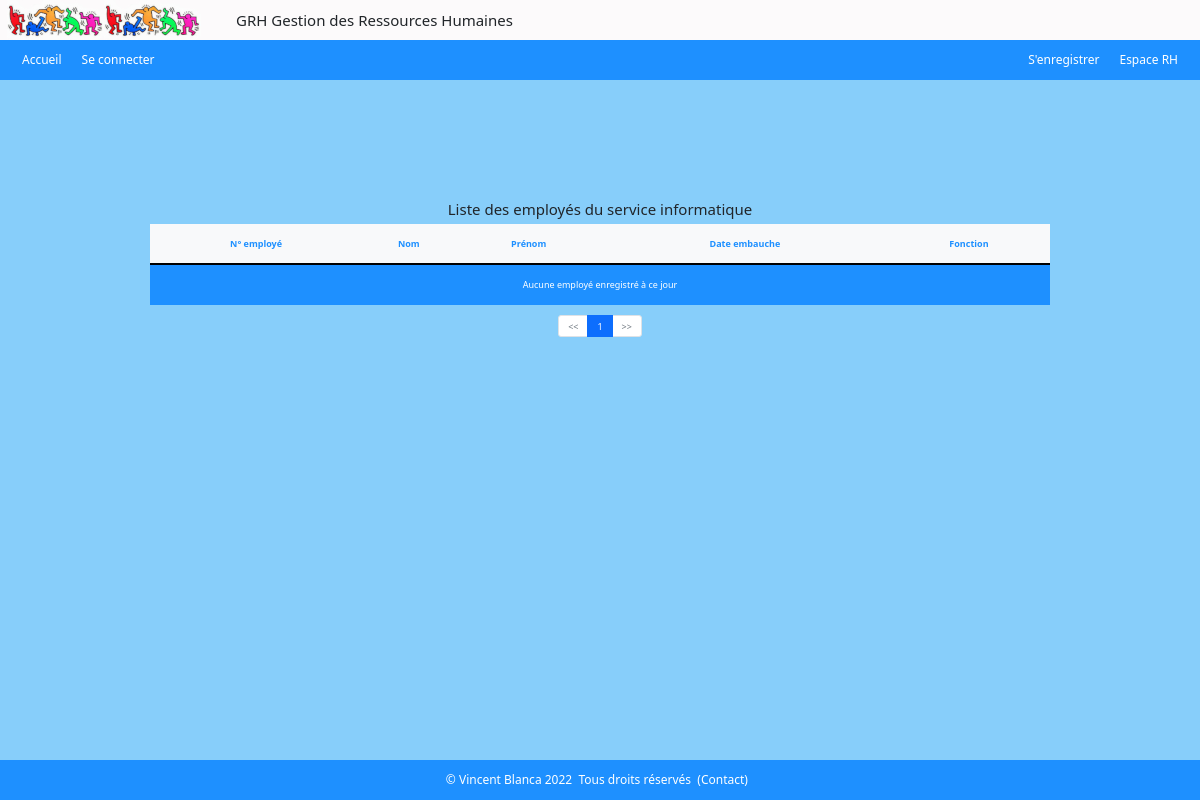
The app's page /index.php?action=listeEmployesInfo (signed in), older data.
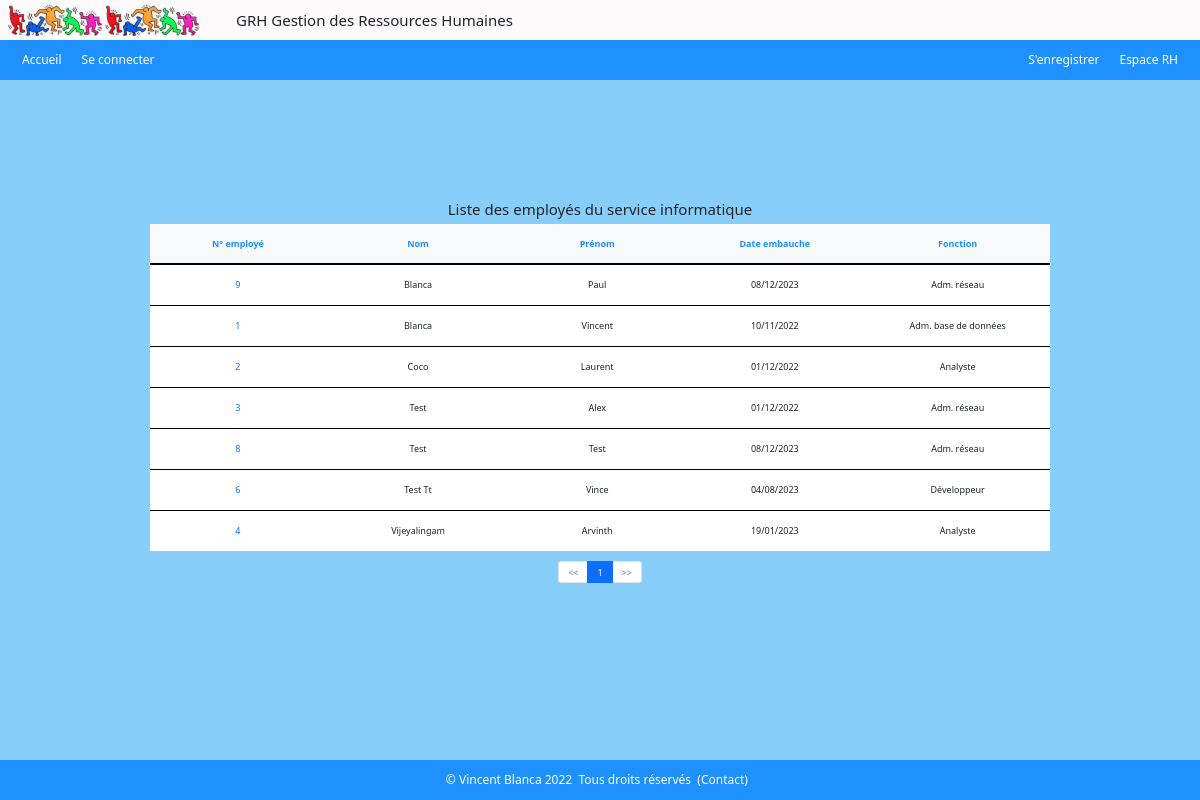
The same page, newer data.
### tables this page shows
CREATE TABLE IF NOT EXISTS `employe` (
  `empid` int UNSIGNED NOT NULL AUTO_INCREMENT,
  `nom` varchar(50) NOT NULL,
  `prenom` varchar(50) NOT NULL,
  `email` varchar(100) NOT NULL,
  `ident` varchar(50) NOT NULL,
  `mdpass` varchar(50) NOT NULL,
  `dateEmbauche` date NOT NULL,
  `horid` int NOT NULL,
  `servid` int NOT NULL,
  `fonctid` int NOT NULL,
  PRIMARY KEY (`empid`),
  UNIQUE KEY `email` (`email`),
  UNIQUE KEY `ident` (`ident`),
  KEY `horid` (`horid`),
  KEY `servid` (`servid`),
  KEY `fonctid` (`fonctid`)
);

CREATE TABLE IF NOT EXISTS `fonction` (
  `fonctid` int NOT NULL AUTO_INCREMENT,
  `libelle` varchar(50) NOT NULL,
  `servid` int NOT NULL,
  PRIMARY KEY (`fonctid`),
  KEY `servid` (`servid`)
);

### admin/admin_controlers/controlerAdmin_liste_employes_info.php (called while the page is built, shortened)
<?php
require ('./admin/admin_models/modelAdmin_liste_employes_info.php');
function listeEmployesInfo()
{
    $liste_employes_info = getEmployesInformatique();
    if(isset($_GET['page']) && !empty($_GET['page'])) {
        $page = $_GET['page'];
    } else {
        $page = 1;
    }
    $nbLignesPage = 10;
    $nbLignes     = count($liste_employes_info);
    if($nbLignes == 0) {
        $nbLignes = 1;
    }
    $mapage = new Pagination($page);
    $mapage->setNbPages($nbLignesPage, $nbLignes);
    $mapage->setRecords($nbLignes);
    $mapage->setNbLignesPages($nbLignesPage);
    require ('./admin/admin_views/viewAdmin_liste_employes_info.php');
}

### admin/admin_models/modelAdmin_liste_employes_info.php (called while the page is built)
<?php
function getEmployesInformatique ()
{
    $bdd = $GLOBALS['bdd'];
    $req_list_personnel_info = $bdd->query("SELECT * FROM employe WHERE servid = 2 ORDER BY nom, prenom ASC");
    $liste_employes_info = $req_list_personnel_info->fetchAll(PDO::FETCH_ASSOC);
    return $liste_employes_info;
}

### classes/pagination.class.php (called while the page is built, shortened)
<?php
class Pagination
{
    public $nbpages;
    public $nblignespages;
    public $nbrecords;
    public $page;
    public function __construct(int $page)
    {
        $this->page = $page;
    }
    public function getPage() : int
    {
        return $this->page;
    }
    public function getNbPages() : int
    {
        return $this->nbpages;
    }
    public function setRecords(int $nbrecords)
    {
        $this->nbrecords = $nbrecords;
    }
    public function setNbLignesPages(int $nblignespages)
    {
        $this->nblignespages = $nblignespages;
    }
    public function setNbPages(int $nblignespages, int $nbrecords)
    {
        $this->nbpages = ceil($nbrecords / $nblignespages);
    }
    public function nextPage() : Pagination
    {
        $page = $this->page + 1;
        $nbpages = $this->nbpages;
        if ($page > $nbpages) {
            $page = $nbpages;
        }
        $next_page = new Pagination($page);
        return $next_page;
    }
    public function previousPage() : Pagination
    {
        $page = $this->page - 1;
        if ($page < 1) {
            $page = 1;
        }
        $next_page = new Pagination($page);
        return $next_page;
    }
    public function firstLine() : int
    {
        $firstLine = ($this->page - 1) * $this->nblignespages;
        return $firstLine;
    }
    public function lastLine() : int
    {
        $lastLine = ($this->page * $this->nblignespages) - 1;
        if ($lastLine >= $this->nbrecords) {
            $lastLine = $lastLine - ($lastLine - $this->nbrecords) - 1;
        }
        return $lastLine;
    }
}

### includes/inc_functions.php (called while the page is built, shortened)
<?php
function inverseDate($date)
{
    $tab = list($annee, $mois, $jour) = explode("-", $date);
    $date_inverse = $jour . "-" . $mois . "-" . $annee;
    return $date_inverse;
}
function formatDate($date) {
    $tab = list($jour, $mois, $annee) = explode("-", $date);
    $date_format = $jour . "/" . $mois . "/" . $annee;
    return $date_format;
}

### admin/admin_models/modelAdmin_liste_employes_ad.php (called while the page is built, shortened)
<?php
function getFonctionById($empid)
{
    $bdd = $GLOBALS['bdd'];
    $req_fonction = $bdd->prepare("SELECT libelle FROM fonction f, employe e WHERE f.fonctid = e.fonctid AND e.empid = :empid");
    $req_fonction->execute(['empid' => $empid]);
    $libelle = $req_fonction->fetch(PDO::FETCH_ASSOC);
    return $libelle['libelle'];
}

### admin/admin_views/viewAdmin_liste_employes_info.php (the view, shortened to what this page needs)
<?php
include('./includes/header.php');
?>
<div class="register">
    <h5>Liste des employés du service informatique</h5>
    <table class="tableau">
      <thead>
          <tr>
            <th>N° employé</th>
            <th>Nom</th>
            <th>Prénom</th>
            <th>Date embauche</th>
            <th>Fonction</th>
          </tr>
      </thead>
      <tbody>
      <?php if($liste_employes_info) :
              for ($i=$mapage->firstLine(); $i <= $mapage->lastLine(); $i++) : ?>
                    <tr>
                        <td><a href="index.php?action=employe&id=<?= $liste_employes_info[$i]['empid'] ?>"><?= $liste_employes_info[$i]['empid'] ?></a></td>
                        <td><?= $liste_employes_info[$i]['nom'] ?></td>
                        <td><?= $liste_employes_info[$i]['prenom'] ?></td>
                        <td><?= formatDate(inverseDate($liste_employes_info[$i]['dateEmbauche'])) ?></td>
                        <td><?= getFonctionById($liste_employes_info[$i]['empid']) ?></td>
                    </tr>
              <?php
              endfor;
            else : ?>
                <tr><td colspan='5' style="color: white; background-color: dodgerblue; height: 40px;">Aucune employé enregistré à ce jour</td></tr>
            <?php
            endif;
            ?>
      </tbody>
    </table>
    <div class="pageform">
        <ul class="pagination">
            <li class="page-item <?= ($mapage->getPage() == 1) ? "disabled" : "" ?>">
                <a href="index.php?action=listeEmployesInfo&page=<?= $mapage->previousPage()->getPage() ?>" class="page-link"><<</a>
            </li>
            <?php for ($i = 1; $i <= $mapage->getNbPages(); $i++) : ?>
                <li class="page-item <?= ($mapage->getPage() == $i) ? "active" : "" ?>">
                    <a href="index.php?action=listeEmployesInfo&page=<?= $i ?>" class="page-link"><?= $i ?></a>
                </li>
            <?php endfor; ?>
            <li class="page-item <?= ($mapage->getPage() == $mapage->getNbPages()) ? "disabled" : "" ?>">
                <a href="index.php?action=listeEmployesInfo&page=<?= $mapage->nextPage()->getPage() ?>" class="page-link">>></a>
            </li>
        </ul>
    </div>
</div>
<?php
include('./includes/footer.php');
?>

### index.php (shortened to what this page needs)
<?php
require('./admin/admin_controlers/controlerAdmin_liste_employes_info.php');
require('./admin/admin_controlers/controlerAdmin_dem_abs.php');
if (isset($_GET['action'])) {
    $action = $_GET['action'];
} else {
    $action = 'accueil';
}
switch($action) {
    case 'listeEmployesInfo' :
        listeEmployesInfo();
    break;
}

### includes/header.php (shortened to what this page needs)
<?php
if(isset($_SESSION['adminConnecte'])) {
  $adminConnecte = $_SESSION['adminConnecte'];
} else {
  $_SESSION['adminConnecte'] = false;
  $adminConnecte = false;
}
if(isset($_SESSION['userConnecte'])) {
  $userConnecte  = $_SESSION['userConnecte'];
} else {
  $_SESSION['userConnecte'] = false;
  $userConnecte  = false;
}
?>
<!DOCTYPE html>
<html lang="fr">
<head>
  <link rel="stylesheet" href="./css/monstyle.css" />
  <link rel="stylesheet" href="./css/laptop.css" media="screen and (max-width:1280px)" />
  <link rel="stylesheet" href="https://cdn.jsdelivr.net/npm/bootstrap-icons@1.8.3/font/bootstrap-icons.css">
  <link rel="stylesheet" href="//cdnjs.cloudflare.com/ajax/libs/bootstrap-datepicker/1.3.0/css/datepicker.min.css" />
  <link href="//maxcdn.bootstrapcdn.com/bootstrap/4.1.1/css/bootstrap.min.css" rel="stylesheet" id="bootstrap-css">
  <link href="https://cdn.jsdelivr.net/npm/bootstrap@5.0.2/dist/css/bootstrap.min.css" rel="stylesheet">
</head>
<body onload="myService()">
<div class="banhead">
  <div class="image"></div>
  <div class="grh"><h5>GRH Gestion des Ressources Humaines</h5></div>
</div>
<div class="baniere">
<?php if(!$adminConnecte) : ?>
  <?php if($userConnecte) : ?>
    <div class="banleft">
    <a href="index.php?action=welcome">Accueil</a>
      <div class="dropdown">
        <a class="nav-link dropdown-toggle text-white" href="#" id="navbardrop" data-toggle="dropdown" text-white>Profil</a>
          <div class="dropdown-menu">
            <a class="dropdown-item" href="index.php?action=welcome">Accueil</a>
            <a class="dropdown-item" href="index.php?action=profil">Consulter/Modifier</a>
            <a class="dropdown-item" href="#" data-bs-toggle="modal" data-bs-target="#aurevoir">Déconnexion</a>
          </div>
      </div>
      <div class="dropdown">
        <a class="nav-link dropdown-toggle text-white" href="#" id="navbardrop" data-toggle="dropdown">Pointage</a>
          <div class="dropdown-menu">
            <a class="dropdown-item" href="index.php?action=pointage">Saisie</a>
            <a class="dropdown-item" href="index.php?action=histo_point">Historique</a>
          </div>
      </div>
      <div class="dropdown">
        <a class="nav-link dropdown-toggle text-white" href="#" id="navbardrop" data-toggle="dropdown">Absences</a>
          <div class="dropdown-menu">
            <a class="dropdown-item" href="index.php?action=absences">Saisie</a>
            <a class="dropdown-item" href="index.php?action=consultDemAbs">Liste demandes</a>
            <a class="dropdown-item" href="index.php?action=histoAbsences">Historique</a>
            <a class="dropdown-item" href="index.php?action=planning">Planning</a>
          </div>
      </div>
    </div>
    <div class="banright">
      <a href="#" data-bs-toggle="modal" data-bs-target="#aurevoir">Déconnexion</a>
    </div>
  <?php else : ?>
    <div class="banleft">
      <a href="index.php?action=accueil">Accueil</a>
      <a href="index.php?action=connect">Se connecter</a>
    </div>
    <div class="banright">
      <a href="index.php?action=registration">S'enregistrer</a>
      <a href="index.php?action=adminConnect">Espace RH</a>
    </div>
  <?php endif; ?>
  <?php endif; ?>
</div>

### includes/footer.php (shortened to what this page needs)
        <div class="baspage">
            <div class="copyright">
                ©&nbsp;Vincent&nbsp;Blanca&nbsp;2022&nbsp;&nbsp;Tous droits réservés&nbsp;&nbsp;(<a href="mailto:vincent.blanca@dgfip.finances.gouv.fr">Contact</a>)&nbsp;&nbsp;
            </div>
        </div>
    </body>
</html>

### css/monstyle.css (style rules this page uses)
html, body { margin:0; padding:0; height:100%; }
body { background-color: #fcfafb; }
.register { height: calc(100% - 240px); background-color: #fcfafb; }
.baniere { display: flex; padding: 10px; align-items: center; background-color: dodgerblue; height: 80px; }
.banhead { display: flex; align-items: center; height: 80px; align-items: center; background-color: #fcfafb; }
div.banhead>div.image { background:url("../images/KeithHaringpetite.jpeg"); height: 80px; width: 194px; margin-left: 5px; }
div.banhead>div.grh { padding: 30px; }
.baniere>.banleft { display: flex; column-gap: 20px; padding-left: 20px; align-items: center; width: 900px; }
.baniere>.banright { display: flex; flex-grow: 1; justify-content: flex-end; align-items: center; padding-right: 20px; column-gap: 20px; color: white; }
.baniere>.banright>a, .baniere>.banleft>a { text-decoration: none; color: white; }
.baspage { display: flex; justify-content: center; align-items: center; background-color: dodgerblue; height: 80px; margin-bottom: 0px; }
.baspage>.copyright { display: flex; align-items: center; justify-content: center; width : 600px; color: white; }
.copyright>a { text-decoration: none; color: white; }
.register { display: flex; padding-top: 50px; align-items: center; flex-direction: column; }
.register>.tableau { width: calc(100% - 900px); background-color: white; }
tbody { text-align: center; }
.tableau>thead { color: dodgerblue; text-align: center; }
.tableau>thead>tr { background-color: #f8f9fa; border-bottom : 2px solid black; height: 40px; }
.tableau>tbody>tr { height: 41px; border-bottom: 1px solid black; }
.tableau>tbody>tr:last-child { border-bottom: none; }
.tableau>tbody>tr>td { width: 340px; }
.tableau>tbody>tr>td>a { text-decoration: none; }
.pageform { margin-top: 10px; }

### css/laptop.css (style rules this page uses)
html, body, div.register, div.registration, div.civilite { font-size: 0.75rem; }
div.register { height: calc(100% - 120px); background-color:lightskyblue; }
.banhead, .baniere, .banright, .banleft, .baspage { height: 40px; padding: 2px; font-size: 1rem; }
.baspage { margin-top: 0px; }
div.register>.tableau { width: 900px; }
div.banhead>.grh { padding: 5px; }
div.grh>h5 { margin: 5px; }
div.banhead>div.image { background:url("../images/KeithHaringmini.jpeg"); height: 40px; }

Row changes from the older to the newer data that the page shows:
added employe: empid "9", nom "Blanca", prenom "Paul", dateEmbauche "08/12/2023", empid.libelle "Adm. réseau"
added employe: empid "1", nom "Blanca", prenom "Vincent", dateEmbauche "10/11/2022", empid.libelle "Adm. base de données"
added employe: empid "2", nom "Coco", prenom "Laurent", dateEmbauche "01/12/2022", empid.libelle "Analyste"
added employe: empid "3", nom "Test", prenom "Alex", dateEmbauche "01/12/2022", empid.libelle "Adm. réseau"
added employe: empid "8", nom "Test", prenom "Test", dateEmbauche "08/12/2023", empid.libelle "Adm. réseau"
added employe: empid "6", nom "Test Tt", prenom "Vince", dateEmbauche "04/08/2023", empid.libelle "Développeur"
added employe: empid "4", nom "Vijeyalingam", prenom "Arvinth", dateEmbauche "19/01/2023", empid.libelle "Analyste"
Text that changed along with them:
text no longer shown: "Aucune employé enregistré à ce jour"
